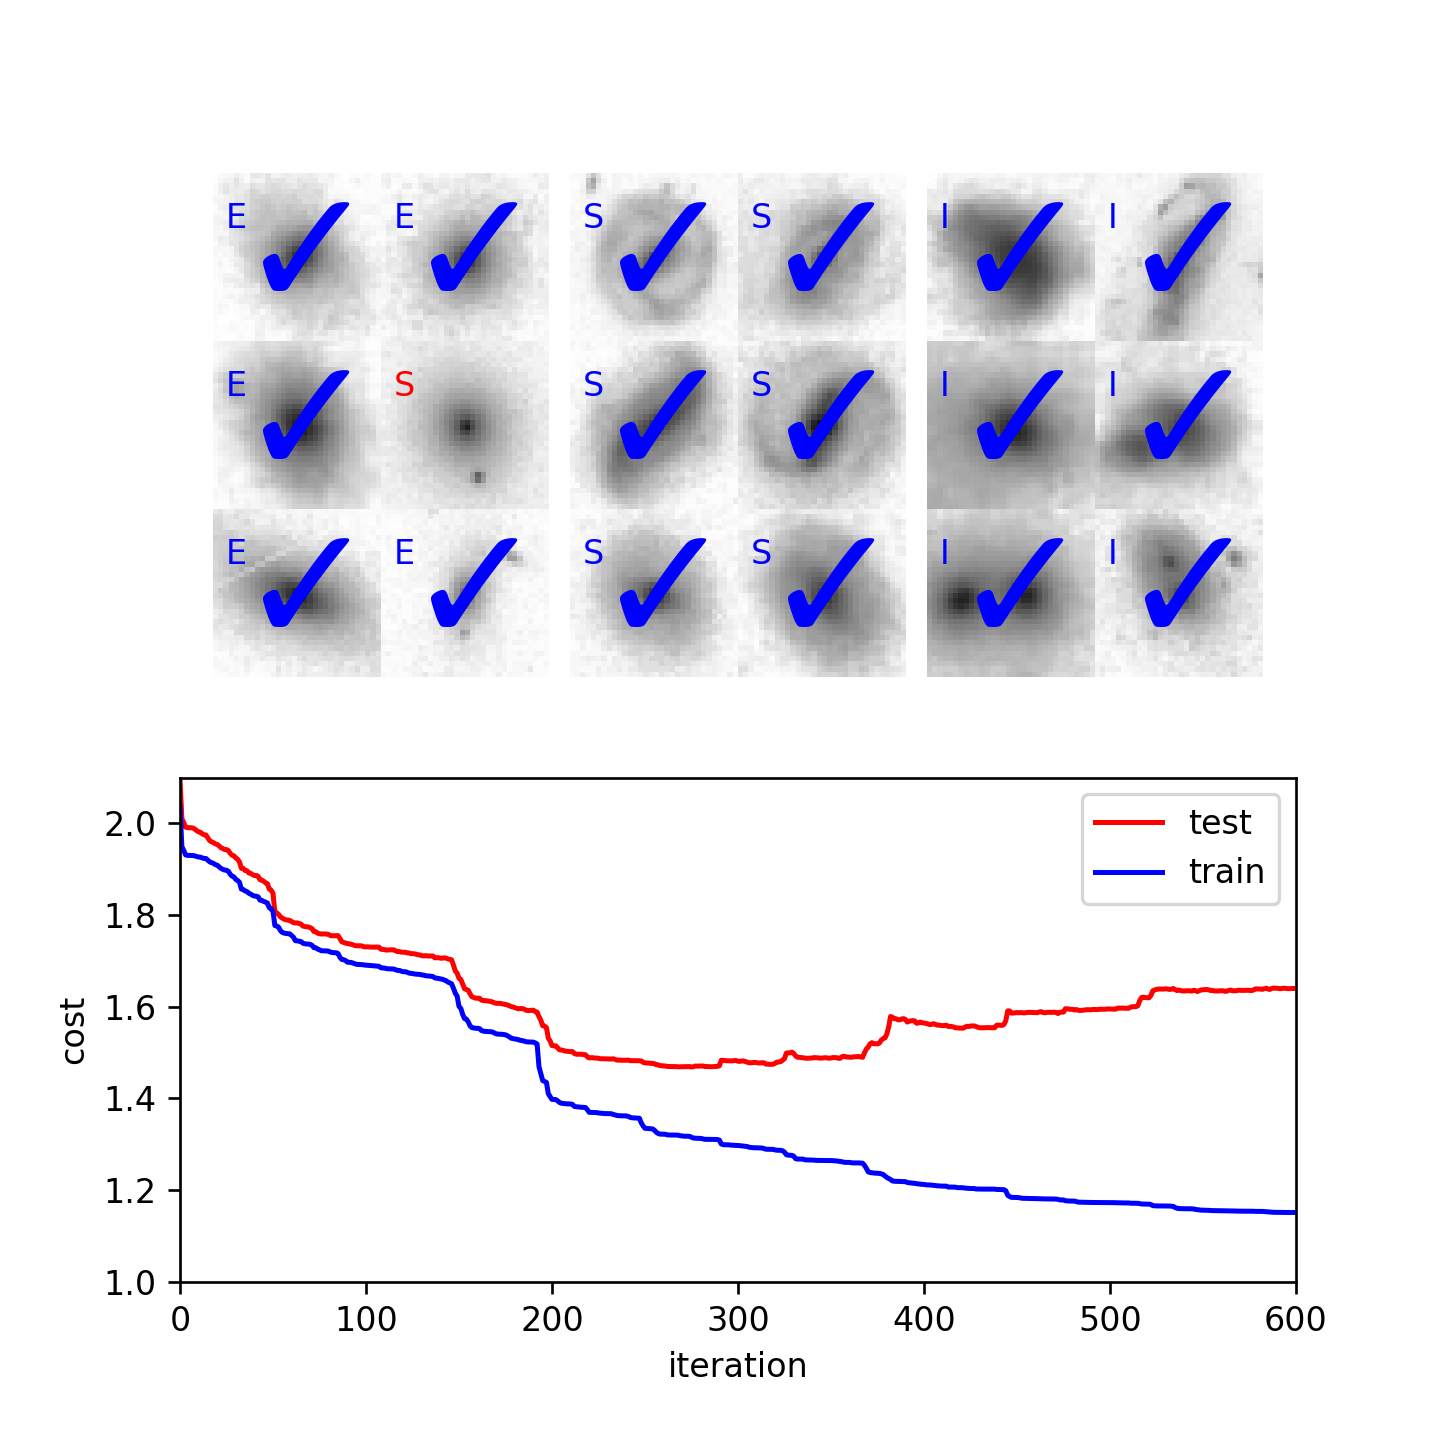

Write the Python code that produced this figure.
import matplotlib.pyplot as plt
import numpy as np
from scipy import optimize
from functools import partial
from timeit import default_timer as timer

"""
Create Your Own Artificial Neural Network for Multi-class Classification (With Python)
Philip Mocz (2023), @PMocz

Create and train your own artificial neural network to classify images of galaxies from SDSS/the Galaxy Zoo project.

"""

def g(x):
	""" sigmoid function """
	return 1.0 / (1.0 + np.exp(-x))


def grad_g(x):
	""" gradient of sigmoid function """
	gx = g(x)
	return gx * (1.0 - gx)	


def predict(Theta1, Theta2, X):
	""" Predict labels in a trained three layer classification network.
	Input:
	  Theta1       trained weights applied to 1st layer (hidden_layer_size x input_layer_size+1)
	  Theta2       trained weights applied to 2nd layer (num_labels x hidden_layer_size+1)
	  X            matrix of training data      (m x input_layer_size)
	Output:     
	  prediction   label prediction
	"""
	
	m = np.shape(X)[0]                    # number of training values
	num_labels = np.shape(Theta2)[0]
	
	a1 = np.hstack((np.ones((m,1)), X))   # add bias (input layer)
	a2 = g(a1 @ Theta1.T)                 # apply sigmoid: input layer --> hidden layer
	a2 = np.hstack((np.ones((m,1)), a2))  # add bias (hidden layer)
	a3 = g(a2 @ Theta2.T)                 # apply sigmoid: hidden layer --> output layer
	
	prediction = np.argmax(a3,1).reshape((m,1))
	return prediction


def reshape(theta, input_layer_size, hidden_layer_size, num_labels):
	""" reshape theta into Theta1 and Theta2, the weights of our neural network """
	ncut = hidden_layer_size * (input_layer_size+1)
	Theta1 = theta[0:ncut].reshape(hidden_layer_size, input_layer_size+1)
	Theta2 = theta[ncut:].reshape(num_labels, hidden_layer_size+1)
	return Theta1, Theta2
	
	
def cost_function(theta, input_layer_size, hidden_layer_size, num_labels, X, y, lmbda):
	""" Neural net cost function for a three layer classification network.
	Input:
	  theta               flattened vector of neural net model parameters
	  input_layer_size    size of input layer
	  hidden_layer_size   size of hidden layer
	  num_labels          number of labels
	  X                   matrix of training data
	  y                   vector of training labels
	  lmbda               regularization term
	Output:
	  J                   cost function
	"""
	
	# unflatten theta
	Theta1, Theta2 = reshape(theta, input_layer_size, hidden_layer_size, num_labels)
	
	# number of training values
	m = len(y)
	
	# Feedforward: calculate the cost function J:
	
	a1 = np.hstack((np.ones((m,1)), X))   
	a2 = g(a1 @ Theta1.T)                 
	a2 = np.hstack((np.ones((m,1)), a2))  
	a3 = g(a2 @ Theta2.T)                 

	y_mtx = 1.*(y==0)
	for k in range(1,num_labels):
		y_mtx = np.hstack((y_mtx, 1.*(y==k)))

	# cost function
	J = np.sum( -y_mtx * np.log(a3) - (1.0-y_mtx) * np.log(1.0-a3) ) / m

	# add regularization
	J += lmbda/(2.*m) * (np.sum(Theta1[:,1:]**2)  + np.sum(Theta2[:,1:]**2))
	
	return J

# @profile
def gradient(theta, input_layer_size, hidden_layer_size, num_labels, X, y, lmbda):
	""" Neural net cost function gradient for a three layer classification network.
	Input:
	  theta               flattened vector of neural net model parameters
	  input_layer_size    size of input layer
	  hidden_layer_size   size of hidden layer
	  num_labels          number of labels
	  X                   matrix of training data
	  y                   vector of training labels
	  lmbda               regularization term
	Output:
	  grad                flattened vector of derivatives of the neural network 
	"""

	# unflatten theta
	Theta1, Theta2 = reshape(theta, input_layer_size, hidden_layer_size, num_labels)
	
	# number of training values
	m = len(y)
	
	# Backpropagation: calculate the gradients Theta1_grad and Theta2_grad:
	
	Delta1 = np.zeros((hidden_layer_size,input_layer_size+1))
	Delta2 = np.zeros((num_labels,hidden_layer_size+1))

	for t in range(m):
		
		# forward
		a1 = X[t,:].reshape((input_layer_size,1))
		a1 = np.vstack((1, a1))   #  +bias
		z2 = Theta1 @ a1
		a2 = g(z2)
		a2 = np.vstack((1, a2))   #  +bias
		a3 = g(Theta2 @ a2)
		
		# compute error for layer 3
		y_k = np.zeros((num_labels,1))
		y_k[y[t,0].astype(int)] = 1
		delta3 = a3 - y_k
		Delta2 += (delta3 @ a2.T)
		
		# compute error for layer 2
		delta2 = (Theta2[:,1:].T @ delta3) * grad_g(z2)
		Delta1 += (delta2 @ a1.T)	

	# Batch Gradient Descent
	Theta1_grad = Delta1 / m
	Theta2_grad = Delta2 / m

	# add regularization
	Theta1_grad[:,1:] += (lmbda/m) * Theta1[:,1:]	
	Theta2_grad[:,1:] += (lmbda/m) * Theta2[:,1:]

	# flatten gradients
	grad = np.concatenate((Theta1_grad.flatten(), Theta2_grad.flatten()))

	return grad


N_iter = 1
J_min = np.Inf
theta_best = []
Js_train = np.array([])
Js_test = np.array([])

def callbackF(input_layer_size, hidden_layer_size, num_labels, X, y, lmbda, test, test_label, theta_k):
	""" Calculate some stats per iteration and update plot """
	global N_iter
	global J_min
	global theta_best
	global Js_train
	global Js_test
	# unflatten theta
	Theta1, Theta2 = reshape(theta_k, input_layer_size, hidden_layer_size, num_labels)
	# training data stats
	J = cost_function(theta_k, input_layer_size, hidden_layer_size, num_labels, X, y, lmbda)
	y_pred = predict(Theta1, Theta2, X)
	accuracy = np.sum(1.*(y_pred==y))/len(y)
	Js_train = np.append(Js_train, J)
	# test data stats
	J_test = cost_function(theta_k, input_layer_size, hidden_layer_size, num_labels, test, test_label, lmbda)
	test_pred = predict(Theta1, Theta2, test)
	accuracy_test = np.sum(1.*(test_pred==test_label))/len(test_label)
	Js_test= np.append(Js_test, J_test)
	# print stats
	print('iter={:3d}:  Jtrain= {:0.4f} acc= {:0.2f}%  |  Jtest= {:0.4f} acc= {:0.2f}%'.format(N_iter, J, 100*accuracy, J_test, 100*accuracy_test))
	N_iter += 1
	# Update theta_best
	if (J_test < J_min):
		theta_best = theta_k
		J_min = J_test
	# Update Plot
	iters = np.arange(len(Js_train))
	plt.clf()
	plt.subplot(2,1,1)
	im_size = 32
	pad = 4
	galaxies_image = np.zeros((3*im_size,6*im_size+2*pad), dtype=int) + 255
	for i in range(3):
		for j in range(6):
			idx = 3*j + i + 900*(j>1) + 900*(j>3) + (N_iter % 600) # +10
			shift = 0 + pad*(j>1) + pad*(j>3)
			ii = i * im_size
			jj = j * im_size + shift
			galaxies_image[ii:ii+im_size,jj:jj+im_size] = X[idx].reshape(im_size,im_size) * 255
			my_label = 'E' if y_pred[idx]==0 else 'S' if y_pred[idx]==1 else 'I'
			my_color = 'blue' if (y_pred[idx]==y[idx]) else 'red'
			plt.text(jj+2, ii+10, my_label, color=my_color)
			if (y_pred[idx]==y[idx]):
				plt.text(jj+4, ii+25, "✓", color='blue', fontsize=50)
	plt.imshow(galaxies_image, cmap='gray')
	plt.gca().axis('off')
	plt.subplot(2,1,2)
	plt.plot(iters, Js_test, 'r', label='test')
	plt.plot(iters, Js_train, 'b', label='train')
	plt.xlabel("iteration")
	plt.ylabel("cost")
	plt.xlim(0,600)
	plt.ylim(1,2.1)
	plt.gca().legend()
	plt.pause(0.001)


def main():
	""" Artificial Neural Network for classifying galaxies """
	
	# set the random number generator seed
	np.random.seed(917)
	
	# Load the training and test datasets
	train = np.genfromtxt('train.csv', delimiter=',')
	test = np.genfromtxt('test.csv', delimiter=',')
	
	# get labels (0=Elliptical, 1=Spiral, 2=Irregular)
	train_label = train[:,0].reshape(len(train),1)
	test_label = test[:,0].reshape(len(test),1)
	
	# normalize image data to [0,1]
	train = train[:,1:] / 255.
	test = test[:,1:] / 255.
	
	# Construct our data matrix X (2700 x 5000)
	X = train

    # Construct our label vector y (2700 x 1)
	y = train_label
	
	# Two layer Neural Network parameters:
	m = np.shape(X)[0]
	input_layer_size = np.shape(X)[1]
	hidden_layer_size = 8
	num_labels = 3
	lmbda = 1.0    # regularization parameter
	
	# Initialize random weights:
	Theta1 = np.random.rand(hidden_layer_size, input_layer_size+1) * 0.4 - 0.2
	Theta2 = np.random.rand(num_labels, hidden_layer_size+1) * 0.4 - 0.2
	
	# flattened initial guess
	theta0 = np.concatenate((Theta1.flatten(), Theta2.flatten()))
	J = cost_function(theta0, input_layer_size, hidden_layer_size, num_labels, X, y, lmbda)
	print('initial cost function J =', J)
	train_pred = predict(Theta1, Theta2, train)
	print('initial accuracy on training set =', np.sum(1.*(train_pred==train_label))/len(train_label))
	global Js_train
	global Js_test
	Js_train = np.array([J])
	J_test = cost_function(theta0, input_layer_size, hidden_layer_size, num_labels, test, test_label, lmbda)
	Js_test = np.array([J_test])

	# prep figure
	fig = plt.figure(figsize=(6,6), dpi=80)

	# Minimize the cost function using a nonlinear conjugate gradient algorithm
	args = (input_layer_size, hidden_layer_size, num_labels, X, y, lmbda)  # parameter values
	cbf = partial(callbackF, input_layer_size, hidden_layer_size, num_labels, X, y, lmbda, test, test_label)
	theta = optimize.fmin_cg(cost_function, theta0, fprime=gradient, args=args, callback=cbf, maxiter=600)

	# unflatten theta
	Theta1, Theta2 = reshape(theta_best, input_layer_size, hidden_layer_size, num_labels)
	
	# Make predictions for the training and test sets
	train_pred = predict(Theta1, Theta2, train)
	test_pred = predict(Theta1, Theta2, test)
	
	# Print accuracy of predictions
	print('accuracy on training set =', np.sum(1.*(train_pred==train_label))/len(train_label))
	print('accuracy on test set =', np.sum(1.*(test_pred==test_label))/len(test_label))	
			
	# Save figure
	plt.savefig('artificialneuralnetwork.png',dpi=240)
	plt.show()
	    
	return 0


# Time the gradient function
def time_gradient_fn():
	""" Time the gradient function """
	# Load the training and test datasets
	train = np.genfromtxt('train.csv', delimiter=',')
	# get labels (0=Elliptical, 1=Spiral, 2=Irregular)
	train_label = train[:,0].reshape(len(train),1)
	# normalize image data to [0,1]
	train = train[:,1:] / 255.
	# Construct our data matrix X (2700 x 5000)
	X = train
	# Construct our label vector y (2700 x 1)
	y = train_label
	# Two layer Neural Network parameters:
	m = np.shape(X)[0]
	input_layer_size = np.shape(X)[1]
	hidden_layer_size = 8
	num_labels = 3
	lmbda = 1.0    # regularization parameter
	# Initialize random weights:
	Theta1 = np.random.rand(hidden_layer_size, input_layer_size+1) * 0.4 - 0.2
	Theta2 = np.random.rand(num_labels, hidden_layer_size+1) * 0.4 - 0.2
	# flattened initial guess
	theta0 = np.concatenate((Theta1.flatten(), Theta2.flatten()))
	# Time the gradient function
	start = timer()
	grad = gradient(theta0, input_layer_size, hidden_layer_size, num_labels, X, y, lmbda)
	end = timer()
	print('time to compute gradient:', end-start, 'seconds')
	return 0

if __name__== "__main__":
#   time_gradient_fn()
  main()

